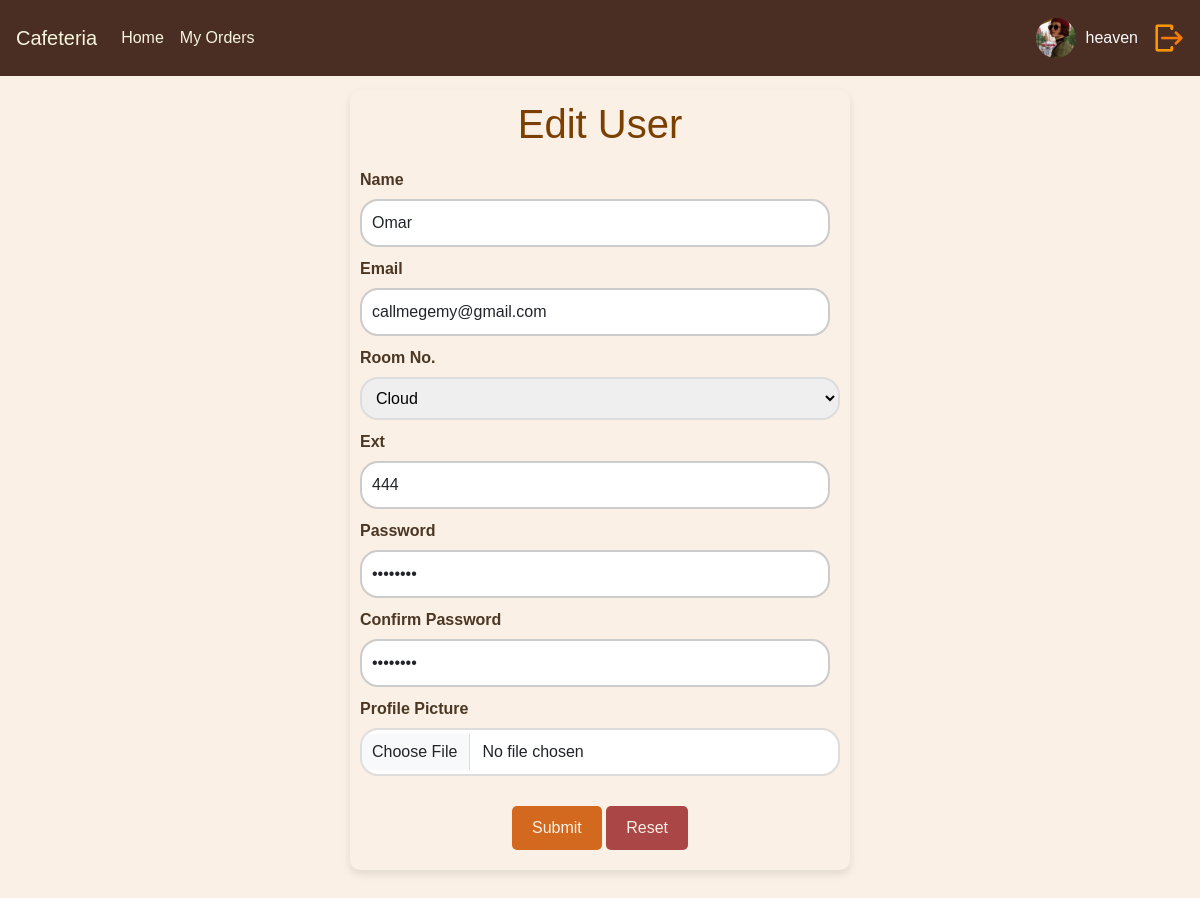
The page /edit_user.php?id=8 (signed in) on the database its author committed.
### tables this page shows
CREATE TABLE `users` (
  `id` int(11) NOT NULL,
  `name` text NOT NULL,
  `email` varchar(100) NOT NULL,
  `password` varchar(100) NOT NULL,
  `room_id` int(11) NOT NULL,
  `ext` int(11) NOT NULL,
  `image` text NOT NULL,
  `perm_id` int(11) NOT NULL
);

### functions/db_class.php (called while the page is built, shortened)
<?php
class Database
{
    private $conn;
    public function connect($host, $username, $password, $dbname)
    {
        $dsn = "mysql:host=$host;dbname=$dbname;charset=utf8mb4";
        try {
            $this->conn = new PDO($dsn, $username, $password);
            $this->conn->setAttribute(PDO::ATTR_ERRMODE, PDO::ERRMODE_EXCEPTION);
        } catch (PDOException $e) {
            echo "Connection failed: " . $e->getMessage();
        }
    }
    public function select($table)
    {
        $sql = "SELECT * FROM $table";
        $stmt = $this->conn->prepare($sql);
        $stmt->execute();
        return $stmt->fetchAll(PDO::FETCH_ASSOC);
    }
    public function getRow($table, $field, $value)
    {
        $sql = "SELECT * FROM $table WHERE $field = ?";
        $stmt = $this->conn->prepare($sql);
        $stmt->execute([$value]);
        return $stmt->fetch(PDO::FETCH_ASSOC);
    }
}

### edit_user.php (the view, shortened to what this page needs)
<!DOCTYPE html>
<html lang="en">
<head>
    <link rel="stylesheet" href="bootstrap/css/bootstrap.min.css">
    <link rel="stylesheet" href="css/styles.css">
    <link rel="stylesheet" href="css/header.css">
    <link rel="stylesheet" href="css/footer.css">
</head>
<body>
    <?php
    require "design/header.php";
    $id = $_GET['id'];
    $table = 'users';
    $field = 'id';
    $data = $db->getRow($table, $field, $id);
    ?>
    <div class="add-user-container">
        <div class="login-box">
            <form class="login-form" method="post" action="functions/update_user.php" enctype="multipart/form-data">
                <h1>Edit User</h1>
                <div class="input-box">
                    <label class="form-label" for="name"> Name</label>
                    <input type="text" class="form-control" id="name" name="name" placeholder="Enter Your first name" value="<?php echo $data['name'] ?>">
                </div>
                <div class="input-box">
                    <label class="form-label" for="email"> Email</label>
                    <input type="email" class="form-control" id="email" name="email" placeholder="Enter Your email" value="<?php echo $data['email'] ?>">
                </div>
                <div class="input-box">
                    <label class="form-label" for="room">Room No.</label>
                    <select name="room" id="room">
                        <?php
                        $rooms = $db->select('rooms');
                        $user_room = $db->getRow('rooms', 'id', $data['room_id']);
                        foreach ($rooms as $room) {
                            echo '<option value="' . $room['id'] . '"';
                            if (isset($user_room) && $user_room['id'] == $room['id']) {
                                echo ' selected';
                            }
                            echo '>' . $room['name'] . '</option>';
                        }
                        ?>
                    </select>
                    <div class="input-box">
                        <label class="form-label" for="ext">Ext</label>
                        <input type="text" class="form-control" id="ext" name="ext" placeholder="Ext" value="<?php echo $data['ext'] ?>">
                    </div>
                    <div class="input-box">
                        <label class="form-label" for="password">Password</label>
                        <input type="password" class="form-control" id="password" name="password" placeholder="Enter password" value="<?php echo $data['password'] ?>">
                    </div>
                    <div class="input-box">
                        <label class="form-label" for="confirm">Confirm Password</label>
                        <input type="password" class="form-control" id="confirm" name="confirm" placeholder="Re-type Password" value="<?php echo $data['password'] ?>">
                    </div>
                    <div class="input-box">
                        <label class="form-label" for="img">Profile Picture</label>
                        <input type="file" class="form-control" id="img" name="img">
                    </div>
                    <div class="button-box">
                        <button class="btn edit" type="submit">Submit</button>
                        <button class="btn" type="reset">Reset</button>
                    </div>
            </form>
        </div>
    </div>
</body>
</html>

### design/header.php (shortened to what this page needs)
<?php
require "functions/connect.php";
require "functions/db_class.php";
if (isset($_SESSION['login'])) {
    $db = new Database();
    $db->connect($db_host, $db_user, $db_pass, $db_name);
    $table = 'users';
    $field = 'id';
    $id = $_SESSION['id'];
    $data = $db->getRow($table, $field, $id);
} else {
    session_destroy();
    header("Location: login.php");
}
?>
<header>
    <nav class="navbar navbar-expand-lg navbar-dark">
        <a class="navbar-brand mx-3" href="home.php">Cafeteria</a>
        <div class="collapse navbar-collapse" id="navbarNav">
            <ul class="navbar-nav mr-auto">
                <li class="nav-item"><a class="nav-link" href="home.php">Home</a></li>
                <li class="nav-item"><a class="nav-link" href="my_orders.php">My Orders</a></li>
            </ul>
            <div class="navbar-nav ml-auto">
                <div class="d-flex align-items-center">
                    <img src="<?php echo $data['image'] ?>" alt="User Photo" class="rounded-circle" width="40" height="40">
                    <span class="ml-2 text-light"><?php echo $data['name']; ?></span>
                    <a class="  mx-3 " href="functions/logout.php"><img class="logout" src="images/logout.png" alt=""></a>
                </div>
            </div>
        </div>
    </nav>
</header>

### css/styles.css (style rules this page uses)
body { margin: 0; padding: 0; font-family: Arial, sans-serif; background-color: white; display: flex; justify-content: center; align-items: center; height: 100vh; background-color: #faf0e6 !important; }
.form-label { display: block; font-weight: bold; margin-bottom: 7px; color: #4b3723; font-size: 16px; }
.input-box { margin-bottom: 10px; }
.input-box input { width: 470px; padding: 10px; border: 2px solid #ccc; border-radius: 18px; font-size: 16px; outline: none; }
.button-box { text-align: center; }
.button-box button { padding: 10px 20px; border: none; border-radius: 5px; cursor: pointer; margin-top: 20px; }
.input-box select, .input-box input[type="file"] { width: 100%; padding: 10px; border: 2px solid #ddd; border-radius: 18px; box-sizing: border-box; margin-bottom: 10px; outline: none; }
h1 { margin-top: 0; font-size: 32; text-decoration: solid; color: #4b3723; text-align: center; margin-bottom: 20px; }
.add-user-container { padding-top: 100px; padding-bottom: 50px; width: 500px; background-color: #fff; padding: 10px; border-radius: 10px; box-shadow: 0 4px 8px rgba(0, 0, 0, 0.1); background-color: #faf0e6 ; }
.btn.edit { background-color: #d2691e; }

### css/header.css (style rules this page uses)
body { position: relative; padding-top: 90px !important; padding-bottom: 90px !important; background-color: #faf0e6; }
header { background-color: #4b2e23; color: #f5f5dc; padding: 10px 0; position: fixed; top: 0; width: 100%; z-index: 1000; }
.navbar-nav .nav-link { color: #f5f5dc !important; }
.navbar-nav.ml-auto { margin-left: auto; }
.navbar-nav .d-flex { align-items: center; }
.navbar-nav img { vertical-align: middle; }
.navbar-nav span { margin-left: 10px; font-size: 1rem; }
.navbar-dark .navbar-brand { color: #f5f5dc; }
.btn { background-color: #ab4646; color: #faf0e6; border: none; padding: 10px 20px; border-radius: 5px; cursor: pointer; }
h1, h2, h3, .h1, .h2, .h3 { color: #7b3f00 !important; }
.btn.edit { background-color: #d2691e; }
.logout { width: 30px; height: 30px; }

### edit_user.php (style rules this page uses)
body { padding-top: 80px; height: auto; }

### rows shown on the page
users: image (picture), name "heaven"
users: name "Omar", email "callmegemy@gmail.com", ext "444"

### other values the page prints
form field room "Cloud"
